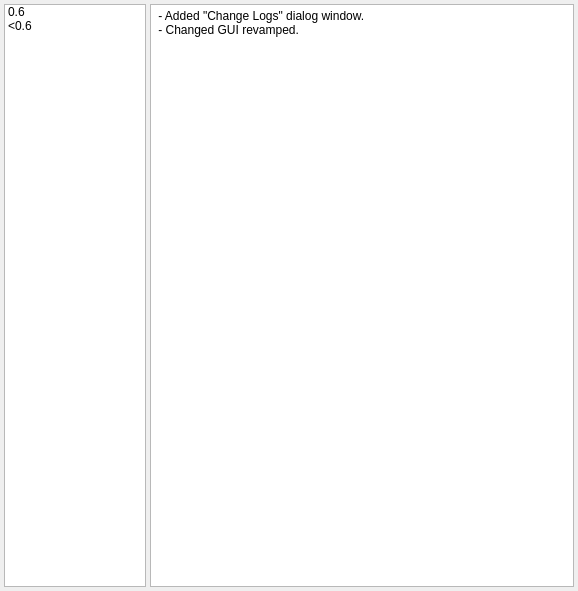
<?xml version="1.0" encoding="UTF-8"?>
<ui version="4.0">
 <class>ChangeLogDialog</class>
 <widget class="QDialog" name="ChangeLogDialog">
  <property name="geometry">
   <rect>
    <x>0</x>
    <y>0</y>
    <width>578</width>
    <height>591</height>
   </rect>
  </property>
  <property name="windowTitle">
   <string>Change Logs</string>
  </property>
  <layout class="QHBoxLayout" name="horizontalLayout">
   <property name="spacing">
    <number>4</number>
   </property>
   <property name="leftMargin">
    <number>4</number>
   </property>
   <property name="topMargin">
    <number>4</number>
   </property>
   <property name="rightMargin">
    <number>4</number>
   </property>
   <property name="bottomMargin">
    <number>4</number>
   </property>
   <item>
    <widget class="QListWidget" name="listWidget">
     <property name="sizePolicy">
      <sizepolicy hsizetype="Expanding" vsizetype="Expanding">
       <horstretch>1</horstretch>
       <verstretch>0</verstretch>
      </sizepolicy>
     </property>
     <item>
      <property name="text">
       <string>0.6</string>
      </property>
     </item>
     <item>
      <property name="text">
       <string>&lt;0.6</string>
      </property>
     </item>
    </widget>
   </item>
   <item>
    <widget class="QStackedWidget" name="stackedWidget">
     <property name="sizePolicy">
      <sizepolicy hsizetype="Preferred" vsizetype="Preferred">
       <horstretch>3</horstretch>
       <verstretch>0</verstretch>
      </sizepolicy>
     </property>
     <property name="currentIndex">
      <number>0</number>
     </property>
     <widget class="QWidget" name="page_V0dot6">
      <layout class="QVBoxLayout" name="verticalLayout_2">
       <property name="leftMargin">
        <number>0</number>
       </property>
       <property name="topMargin">
        <number>0</number>
       </property>
       <property name="rightMargin">
        <number>0</number>
       </property>
       <property name="bottomMargin">
        <number>0</number>
       </property>
       <item>
        <widget class="QPlainTextEdit" name="plainTextEdit_2">
         <property name="plainText">
          <string> - Added &quot;Change Logs&quot; dialog window.
 - Changed GUI revamped.</string>
         </property>
        </widget>
       </item>
      </layout>
     </widget>
     <widget class="QWidget" name="page_prevV0dot6">
      <layout class="QVBoxLayout" name="verticalLayout">
       <property name="leftMargin">
        <number>0</number>
       </property>
       <property name="topMargin">
        <number>0</number>
       </property>
       <property name="rightMargin">
        <number>0</number>
       </property>
       <property name="bottomMargin">
        <number>0</number>
       </property>
       <item>
        <widget class="QPlainTextEdit" name="plainTextEdit">
         <property name="plainText">
          <string>Undocumented internal releases.</string>
         </property>
        </widget>
       </item>
      </layout>
     </widget>
    </widget>
   </item>
  </layout>
 </widget>
 <resources/>
 <connections>
  <connection>
   <sender>listWidget</sender>
   <signal>currentRowChanged(int)</signal>
   <receiver>stackedWidget</receiver>
   <slot>setCurrentIndex(int)</slot>
   <hints>
    <hint type="sourcelabel">
     <x>141</x>
     <y>133</y>
    </hint>
    <hint type="destinationlabel">
     <x>225</x>
     <y>138</y>
    </hint>
   </hints>
  </connection>
 </connections>
</ui>
